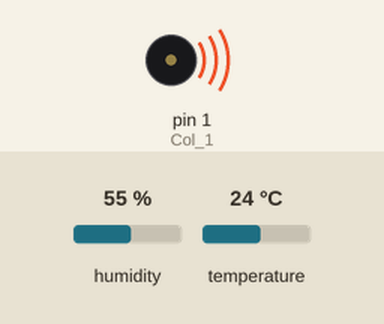
This sketch was run on a simulated Arduino Uno, built with avr-gcc and run on an emulated ATmega328P. On the bench: buzzer (waves = sounding). The test bench sets the inputs (shaded band); at power-on: humidity 55 %, temperature 24 °C.

Above: at 0.1 s.
At 3.7 s:
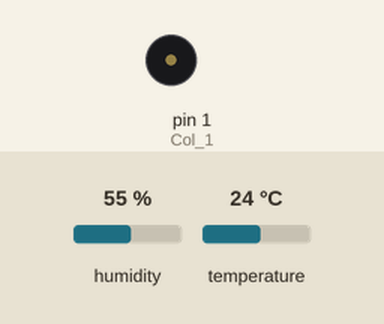
3.8 s: humidity set to 52 %
6.8 s: humidity set to 49 %
8.3 s: temperature set to 13.5 °C
11.2 s: temperature set to 12.3 °C
Timing chart, 0 to 19.5 s (numbered marks = the images above; inputs shaded):
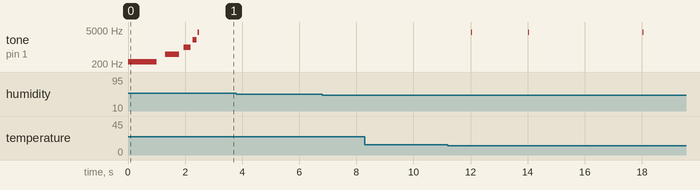

The sketch:

Sh02_04_05_Painel.ino
```cpp
// 1. INCLUDES
#include "stdio.h"
#include "DHT22.h" // Biblioteca do sensor

// 2. PINOS
// 2.1. SHIELD 02
// 2.1.1. TECLADO
boolean Col_1 = 1;
boolean Col_2 = 2;
boolean Col_3 = 3;
boolean Linha_1 = 4;
boolean Linha_2 = 5;
boolean Linha_3 = 6;
boolean Linha_4 = 7;

// 3.1. SHIELD 04
// 3.1.1. DISPLAY 7 SEG
boolean pino_SRCLK = 13;
boolean pino_SER = 12;
boolean pino_RCLK = 11;
boolean pino_SRCLR_inv = 10;
boolean pino_OE_inv = 9;

// 4.2. SHIELD 05
// 4.2.1. RHT03
boolean pino_RHT03 = A1;
boolean pino_Sensor_Saida = A0;
boolean pino_SN54ALS151_A = A4;
boolean pino_SN54ALS151_B = A3;
boolean pino_SN54ALS151_C = A2;

// 2.2.2 FALANTE
boolean pino_falante = A5;

// 3. DEFINICOES
// 3.1 NOTAS
#define NOTE_B0  31
#define NOTE_C1  33
#define NOTE_CS1 35
#define NOTE_D1  37
#define NOTE_DS1 39
#define NOTE_E1  41
#define NOTE_F1  44
#define NOTE_FS1 46
#define NOTE_G1  49
#define NOTE_GS1 52
#define NOTE_A1  55
#define NOTE_AS1 58
#define NOTE_B1  62
#define NOTE_C2  65
#define NOTE_CS2 69
#define NOTE_D2  73
#define NOTE_DS2 78
#define NOTE_E2  82
#define NOTE_F2  87
#define NOTE_FS2 93
#define NOTE_G2  98
#define NOTE_GS2 104
#define NOTE_A2  110
#define NOTE_AS2 117
#define NOTE_B2  123
#define NOTE_C3  131
#define NOTE_CS3 139
#define NOTE_D3  147
#define NOTE_DS3 156
#define NOTE_E3  165
#define NOTE_F3  175
#define NOTE_FS3 185
#define NOTE_G3  196
#define NOTE_GS3 208
#define NOTE_A3  220
#define NOTE_AS3 233
#define NOTE_B3  247
#define NOTE_C4  262
#define NOTE_CS4 277
#define NOTE_D4  294
#define NOTE_DS4 311
#define NOTE_E4  330
#define NOTE_F4  349
#define NOTE_FS4 370
#define NOTE_G4  392
#define NOTE_GS4 415
#define NOTE_A4  440
#define NOTE_AS4 466
#define NOTE_B4  494
#define NOTE_C5  523
#define NOTE_CS5 554
#define NOTE_D5  587
#define NOTE_DS5 622
#define NOTE_E5  659
#define NOTE_F5  698
#define NOTE_FS5 740
#define NOTE_G5  784
#define NOTE_GS5 831
#define NOTE_A5  880
#define NOTE_AS5 932
#define NOTE_B5  988
#define NOTE_C6  1047
#define NOTE_CS6 1109
#define NOTE_D6  1175
#define NOTE_DS6 1245
#define NOTE_E6  1319
#define NOTE_F6  1397
#define NOTE_FS6 1480
#define NOTE_G6  1568
#define NOTE_GS6 1661
#define NOTE_A6  1760
#define NOTE_AS6 1865
#define NOTE_B6  1976
#define NOTE_C7  2093
#define NOTE_CS7 2217
#define NOTE_D7  2349
#define NOTE_DS7 2489
#define NOTE_E7  2637
#define NOTE_F7  2794
#define NOTE_FS7 2960
#define NOTE_G7  3136
#define NOTE_GS7 3322
#define NOTE_A7  3520
#define NOTE_AS7 3729
#define NOTE_B7  3951
#define NOTE_C8  4186
#define NOTE_CS8 4435
#define NOTE_D8  4699
#define NOTE_DS8 4978

// 4. DECLARACAO DE VARIAVEIS
// 4.1. RHT03
float hum,temp,tempDec,tempHum,tempCent;
boolean automatico;
// 4.2. SONORIZACAO
int noteDuration;
int qntNotas = 5;
int melody[] = {
  NOTE_B3,NOTE_B4,NOTE_B5,NOTE_B6,NOTE_B7
};
/* DURACAO DAS NOTAS
1 - 250 ms
2 - 125 ms
4 - 62,5 ms
8 - 31,25 ms
16 - 15,625 ms
*/
int noteDurations[] = {
  1,2,4,8,16 };
int temp_delay;
// 4.3. SENSOR
int sensor, sensor01,sensor02, sensor03, sensor04, sensor05, sensor06, sensor07, sensor08;
// 4.4. TEMPORIZADOR
long TempoTotal;
// 4.5. LCD
int digito_1,digito_2,digito_3,digito_4,digito_5,digito_6,digito_7;
int dadoInt1,dadoInt2,dadoInt3,dadoInt4,dadoInt5,dadoInt6,dadoInt7;

// 5.
DHT22 RHT03(pino_RHT03);//define nome da variável do sensor

void setup() {
  // 1. DISPLAY 7 SEG
  pinMode(pino_SRCLK, OUTPUT);
  pinMode(pino_SER, OUTPUT);
  pinMode(pino_RCLK, OUTPUT);
  pinMode(pino_SRCLR_inv, OUTPUT);
  pinMode(pino_OE_inv, OUTPUT);
  digitalWrite(pino_SRCLK, LOW);
  digitalWrite(pino_SER, LOW);
  digitalWrite(pino_SRCLK, LOW);
  digitalWrite(pino_SRCLR_inv, LOW);
  digitalWrite(pino_OE_inv, HIGH);

  // 2. TECLADO
  pinMode(Col_1, OUTPUT);
  pinMode(Col_2, OUTPUT);
  pinMode(Col_3, OUTPUT);
  pinMode(Linha_1, INPUT);
  pinMode(Linha_2, INPUT);
  pinMode(Linha_3, INPUT);
  pinMode(Linha_4, INPUT);

 // 3. PREPARA O SHIFT REGISTER
 digitalWrite(pino_SRCLR_inv, LOW);
 digitalWrite(pino_SRCLR_inv, HIGH);
 digitalWrite(pino_OE_inv, HIGH);

 // 4. SENSORES
  pinMode(pino_Sensor_Saida, INPUT);
  pinMode(pino_SN54ALS151_A, OUTPUT);
  pinMode(pino_SN54ALS151_B, OUTPUT);
  pinMode(pino_SN54ALS151_C, OUTPUT);

 // 5. SONORIZACAO INICIAL
  // iterate over the notes of the melody:
  for (int i = 0; i < qntNotas; i++) {

    // to calculate the note duration, take one second
    // divided by the note type.
    //e.g. quarter note = 1000 / 4, eighth note = 1000/8, etc.
    noteDuration = 1000/noteDurations[i];
    tone(pino_falante, melody[i],noteDuration);

    // to distinguish the notes, set a minimum time between them.
    // the note's duration + 30% seems to work well:
    int pauseBetweenNotes = noteDuration * 1.30;
    delay(pauseBetweenNotes);
    // stop the tone playing:
    noTone(pino_falante);
  }

  // 6. TEMPORIZADOR
  TempoTotal = 0;

  // 7. Automatico
  automatico = 1;
}

void loop() {
TempoTotal = millis();

  //___________________________________________________________________
  //SENSORES - LEITURA EM CADA CICLO
  //OS SENSORES SÃO ATIVOS COM NÍVEL BAIXO
  // LeituraSensor(sensorNum, sensor_SN54ALS151_C, sensor_SN54ALS151_B, sensor_SN54ALS151_A);

  //LEITURA DOS SENSORES
  sensor01 = LeituraSensor(1, 0, 0, 0);
  sensor02 = LeituraSensor(2, 0, 0, 1);
  sensor03 = LeituraSensor(3, 0, 1, 0);
  sensor04 = LeituraSensor(4, 0, 1, 1);
  sensor05 = LeituraSensor(5, 1, 0, 0);
  sensor06 = LeituraSensor(6, 1, 0, 1);
  sensor07 = LeituraSensor(7, 1, 1, 0);
  sensor08 = LeituraSensor(8, 1, 1, 1);

  //INVERTE OS VALORES
  if (sensor01) {sensor01 = 0;} else {sensor01 = 1;}
  if (sensor02) {sensor02 = 0;} else {sensor02 = 1;}
  if (sensor03) {sensor03 = 0;} else {sensor03 = 1;}
  if (sensor04) {sensor04 = 0;} else {sensor04 = 1;}
  if (sensor05) {sensor05 = 0;} else {sensor05 = 1;}
  if (sensor06) {sensor06 = 0;} else {sensor06 = 1;}
  if (sensor07) {sensor07 = 0;} else {sensor07 = 1;}
  if (sensor08) {sensor08 = 0;} else {sensor08 = 1;}

  //LEITURA DA TEMPERATURA E HUMIDADE
  RHT03.readData();
  temp=RHT03.getTemperatureC();
  hum=RHT03.getHumidity();

  //MAPEIA COLUNA 1
  digitalWrite(Col_1, HIGH);
  digitalWrite(Col_2, LOW);
  digitalWrite(Col_3, LOW);
  int Bontao_1 = digitalRead(Linha_1);
  if (Bontao_1){
    MostraLeituraSensor(1, sensor01);
  }

  int Bontao_4 = digitalRead(Linha_2);
  if (Bontao_4){
    MostraLeituraSensor(4, sensor04);
  }

  int Bontao_7 = digitalRead(Linha_3);
  if (Bontao_7){
    MostraLeituraSensor(7, sensor07);
  }

  int Bontao_asterisco = digitalRead(Linha_4);
  if (Bontao_asterisco){

  }

  //MAPEIA COLUNA 2
  digitalWrite(Col_1, LOW);
  digitalWrite(Col_2, HIGH);
  digitalWrite(Col_3, LOW);
  int Bontao_2 = digitalRead(Linha_1);
  if (Bontao_2){
    MostraLeituraSensor(2, sensor02);
  }
  int Bontao_5 = digitalRead(Linha_2);
  if (Bontao_5){
    MostraLeituraSensor(5, sensor05);
  }
  int Bontao_8 = digitalRead(Linha_3);
  if (Bontao_8){
    MostraLeituraSensor(8, sensor08);
  }
  int Bontao_0 = digitalRead(Linha_4);
  if (Bontao_0){
    automatico = 0;
  }

  //MAPEIA COLUNA 3
  digitalWrite(Col_1, LOW);
  digitalWrite(Col_2, LOW);
  digitalWrite(Col_3, HIGH);
  int Bontao_3 = digitalRead(Linha_1);
  if (Bontao_3){
    MostraLeituraSensor(3, sensor03);
  }
  int Bontao_6 = digitalRead(Linha_2);
  if (Bontao_6){
    MostraLeituraSensor(6, sensor06);
  }
  int Bontao_9 = digitalRead(Linha_3);
  if (Bontao_9){
    automatico = 1;
  }
  int Bontao_cerquilha = digitalRead(Linha_4);
  if (Bontao_cerquilha){
    MostraLeituraSensor(1, sensor01);
    delay(500);
    MostraLeituraSensor(2, sensor02);
    delay(500);
    MostraLeituraSensor(3, sensor03);
    delay(500);
    MostraLeituraSensor(4, sensor04);
    delay(500);
    MostraLeituraSensor(5, sensor05);
    delay(500);
    MostraLeituraSensor(6, sensor06);
    delay(500);
    MostraLeituraSensor(7, sensor07);
    delay(500);
    MostraLeituraSensor(8, sensor08);
    delay(500);
  }

  if ((TempoTotal % 2001) == 1){
   if (automatico) {
    MostraUmidadeTemperatura();

    if (hum <= 30){
      apito();
      Pisca();
      apito();
      Pisca();
      apito();
      Pisca();
    }

    if ((hum > 30) && (hum <= 40)){
      apito();
      Pisca();
      apito();
      Pisca();
    }

    if ((hum > 40) && (hum <= 50)){
      apito();
      Pisca();
    }

   }
  }
}

/*--------------------------FUNCOES------------------------------------*/
// 1. FUNCAO QUE TRANSFORMA VALOR EM CODIGO PARA DISPLAY 7 SEG
int dadoIntSemPonto(int dadoCode){
  switch(dadoCode){
    case 0:
    return 63;
    break;
    case 1:
    return 6;
    break;
    case 2:
    return 91;
    break;
    case 3:
    return 79;
    break;
    case 4:
    return 102;
    break;
    case 5:
    return 109;
    break;
    case 6:
    return 124;
    break;
    case 7:
    return 7;
    break;
    case 8:
    return 127;
    break;
    case 9:
    return 103;
    break;
  }
}

// 2. FUNCAO QUE TRANSFORMA VALOR EM CODIGO PARA DISPLAY 7 SEG
int dadoIntComPonto(int dadoCode){
  switch(dadoCode){
    case 0:
    return 191;
    break;
    case 1:
    return 134;
    break;
    case 2:
    return 219;
    break;
    case 3:
    return 207;
    break;
    case 4:
    return 230;
    break;
    case 5:
    return 237;
    break;
    case 6:
    return 252;
    break;
    case 7:
    return 135;
    break;
    case 8:
    return 255;
    break;
    case 9:
    return 231;
    break;
  }
}

// 3. FUNCAO QUE ENVIA DADOS INT
  int ShiftRegEnviaInt(int PortaDados, int dadoInt){

    //CONVERTE PARA CHAR
    char Dados[8];
    //Preenche o char Dados[8]
    for(int i=8;i>0;--i){
    int j = i - 1;
    Dados[j] = dadoInt%2;
    dadoInt = dadoInt / 2;
    }

    for(int i=0;i<8;i++){
       if (Dados[i] == 1){digitalWrite(PortaDados, HIGH);}else{digitalWrite(PortaDados, LOW);}
        digitalWrite(pino_SRCLK, HIGH);
        digitalWrite(pino_RCLK, LOW);
        digitalWrite(pino_SRCLK, LOW);
        digitalWrite(pino_RCLK, HIGH);
        //delay(3);
    }
  }

  // 4. LEITURA DO SENSOR

int LeituraSensor(int sensorNum, int sensor_SN54ALS151_C, int sensor_SN54ALS151_B, int sensor_SN54ALS151_A){
    digitalWrite(pino_SN54ALS151_C, sensor_SN54ALS151_C);
    digitalWrite(pino_SN54ALS151_B, sensor_SN54ALS151_B);
    digitalWrite(pino_SN54ALS151_A, sensor_SN54ALS151_A);
    //PEGA O VALOR DO SENSOR
    sensor = digitalRead(pino_Sensor_Saida);
    return sensor;
}

  // 5. MOSTRA A LEITURA DO SENSOR
int MostraLeituraSensor(int sensorNum, int valor){
    //LIMPA O DISPLAY
    digitalWrite(pino_SRCLR_inv, LOW);
    digitalWrite(pino_SRCLR_inv, HIGH);
    digitalWrite(pino_OE_inv, HIGH);

      dadoInt1 = dadoIntSemPonto(0);
      dadoInt2 = dadoIntSemPonto(0);
      dadoInt3 = dadoIntSemPonto(0);
      dadoInt4 = dadoIntSemPonto(valor);
      dadoInt5 = 0;
      dadoInt6 = dadoIntSemPonto(0);
      dadoInt7 = dadoIntSemPonto(sensorNum);

      ShiftRegEnviaInt(pino_SER,dadoInt7);
      ShiftRegEnviaInt(pino_SER,dadoInt6);
      ShiftRegEnviaInt(pino_SER,dadoInt5);
      ShiftRegEnviaInt(pino_SER,dadoInt4);
      ShiftRegEnviaInt(pino_SER,dadoInt3);
      ShiftRegEnviaInt(pino_SER,dadoInt2);
      ShiftRegEnviaInt(pino_SER,dadoInt1);

    //MOSTRA O RESULTADO
    digitalWrite(pino_OE_inv, LOW);
}

  // 6. MOSTRA UMIDADE E TEMPERATURA
int MostraUmidadeTemperatura(){
    //LIMPA O DISPLAY
    digitalWrite(pino_SRCLR_inv, LOW);
    digitalWrite(pino_SRCLR_inv, HIGH);
    digitalWrite(pino_OE_inv, HIGH);

    digito_1 = int(temp)/10;
    digito_2 = int(temp) - (digito_1 * 10);
    tempDec = (temp - int(temp))*10;
    digito_3 = (int)tempDec;
    tempCent = ((temp - int(temp))*100) - (tempDec*10);
    digito_4 = int(tempCent);
    digito_5 = int(hum)/10;
    digito_6 = int(hum) - (digito_5 * 10);
    tempHum = (hum - int(hum))*10;
    digito_7 = (int)tempHum;

    dadoInt1 = dadoIntSemPonto(digito_1);
    dadoInt2 = dadoIntComPonto(digito_2);
    dadoInt3 = dadoIntSemPonto(digito_3);
    dadoInt4 = dadoIntSemPonto(digito_4);
    dadoInt5 = dadoIntSemPonto(digito_5);
    dadoInt6 = dadoIntComPonto(digito_6);
    dadoInt7 = dadoIntSemPonto(digito_7);

    ShiftRegEnviaInt(pino_SER,dadoInt7);
    ShiftRegEnviaInt(pino_SER,dadoInt6);
    ShiftRegEnviaInt(pino_SER,dadoInt5);
    ShiftRegEnviaInt(pino_SER,dadoInt4);
    ShiftRegEnviaInt(pino_SER,dadoInt3);
    ShiftRegEnviaInt(pino_SER,dadoInt2);
    ShiftRegEnviaInt(pino_SER,dadoInt1);

    //MOSTRA O RESULTADO
    digitalWrite(pino_OE_inv, LOW);
}

// 7. Apito
int apito(){
    tone(pino_falante, NOTE_B7,20);
    delay(100);
    noTone(pino_falante);
}

// 8. FUNCAO QUE FAZ PISCAR
int Pisca(){
      digitalWrite(pino_OE_inv, HIGH);
      delay(50);
      digitalWrite(pino_OE_inv, LOW);
}
```

Measured:
- after the input at 3.8 s, every drawn part: stays the same
- after the input at 6.8 s, every drawn part: stays the same
- after the input at 8.3 s, every drawn part: stays the same
